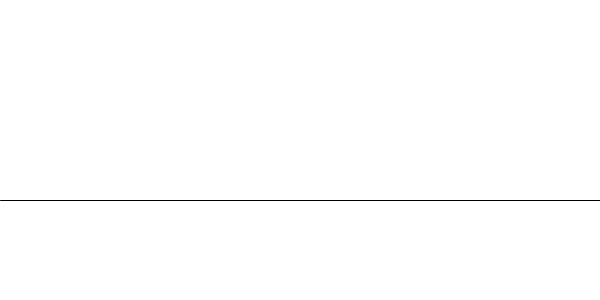
Frame 1 (no input)
Frame 60 (the mouse pressed at the canvas centre just before this capture): identical to frame 1, image omitted
Frame 120 (the mouse held since frame 60 and released just before this capture): identical to frame 1, image omitted

The Processing sketch that drew this single still picture (run headless with seeded random() and noise(); from frame 60 on, the mouse is pressed at the canvas centre):

// Processing sketch: koch_line
// ── koch_line.pde
//Koch curve recursive
//Array list tracking technique for fractal rendering

class KochLine {

  PVector start;
  PVector end;
  
  KochLine(PVector a, PVector b) {
    start = a.copy();
    end = b.copy();
  }
  
  PVector kochA() {
    return start.copy();
  }
  
  PVector kochB() {
    PVector v = PVector.sub(end, start);
    v.div(3);
    v.add(start);
    return v;
  }
  
  PVector kochC() {
    PVector a = start.copy();
    
    PVector v = PVector.sub(end, start);
    v.div(3);
    a.add(v);
    
    v.rotate(-radians(60));
    a.add(v);
    
    return a;
  }
  
  PVector kochD() {
    PVector v = PVector.sub(end, start);
    v.mult(2/3.0);
    v.add(start);
    return v;
  }

  PVector kochE() {
    return end.copy();
  }

  void display() {
    stroke(0);
    line(start.x, start.y, end.x, end.y);
  }
}

ArrayList<KochLine> lines;

void stepForward() {
  ArrayList next = new ArrayList<KochLine>();
  for (KochLine l : lines){
    PVector a = l.kochA();
    PVector b = l.kochB();
    PVector c = l.kochC();
    PVector d = l.kochD();
    PVector e = l.kochE();
    
    next.add(new KochLine(a,b));
    next.add(new KochLine(b,c));
    next.add(new KochLine(c,d));
    next.add(new KochLine(d,e));
  }
  lines = next;
  
  currItr++;
}

void stepBackward() {
  if(lines.size() != 1){
    ArrayList prev = new ArrayList<KochLine>();
    for (int i = 0; i < lines.size(); i+=4){
      PVector a = lines.get(i).start;
      PVector b = lines.get(i+3).end;
      prev.add(new KochLine(a,b));
    }
    lines = prev;
    
    currItr--;
  }
}

void setup() {
  size(600, 300);
  background(255);
  lines = new ArrayList<KochLine>();
  
  PVector start = new PVector(0,200);
  PVector end = new PVector(width, 200);
  
  lines.add(new KochLine(start, end));
}

int currItr = 1;

void mouseMoved(){
  int n = (int) map(mouseX, 10, width-10, 1, 9);
  println(currItr+" "+n);
  if(n > currItr){
      stepForward();
  } else if (n < currItr) {
      stepBackward();
  }
}

void draw() {
  background(255);
   
  for (KochLine l : lines) {
    l.display();
  }
}
